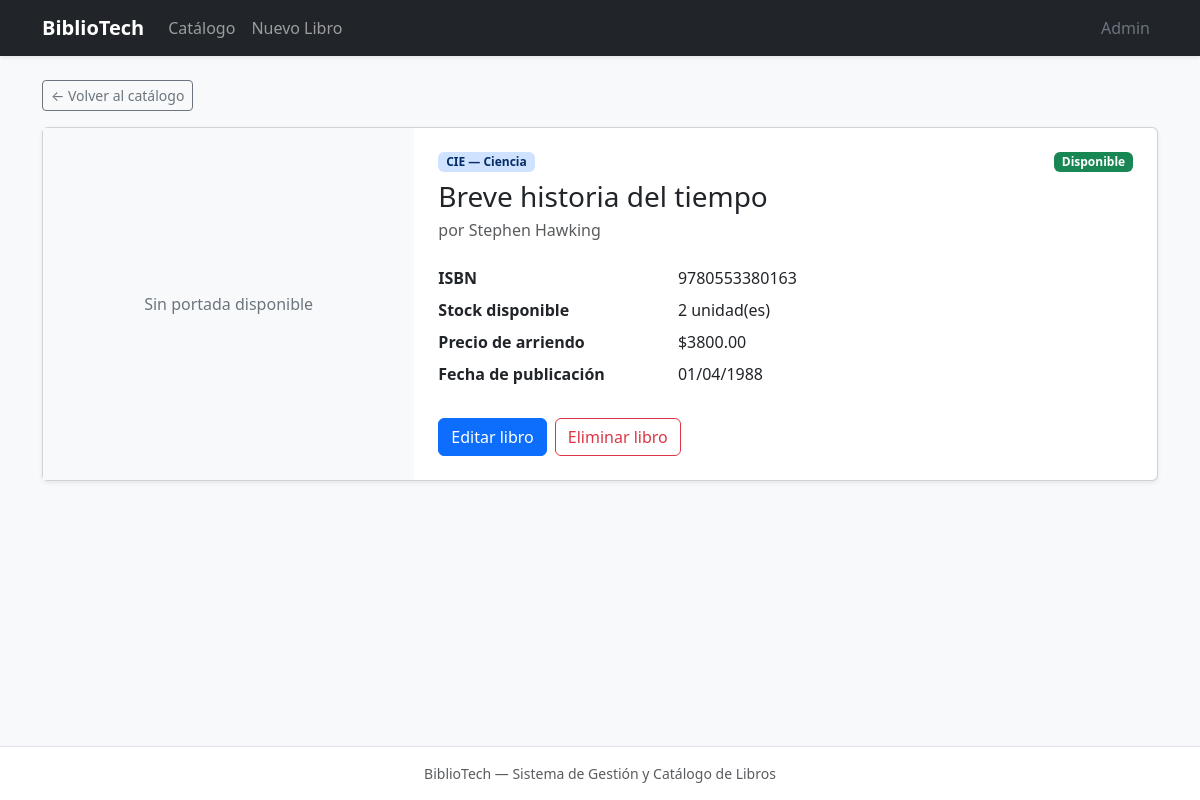
The page /libro/4/ on the database its author committed.
### libros/models.py (models this page shows, shortened)
class Libro(models.Model):
    categoria = models.ForeignKey(
        Categoria,
        on_delete=models.CASCADE,
        related_name='libros',
        verbose_name="Categoría"
    )
    titulo = models.CharField(max_length=200, verbose_name="Título")
    autor = models.CharField(max_length=150, verbose_name="Autor")
    isbn = models.CharField(max_length=13, unique=True, verbose_name="ISBN")
    stock = models.PositiveIntegerField(default=1, verbose_name="Stock")
    precio_arriendo = models.DecimalField(
        max_digits=10,
        decimal_places=2,
        verbose_name="Precio de Arriendo"
    )
    fecha_publicacion = models.DateField(verbose_name="Fecha de Publicación")
    disponible = models.BooleanField(default=True, verbose_name="Disponible para arriendo")
    portada = models.ImageField(
        upload_to='portadas/',
        blank=True,
        null=True,
        verbose_name="Portada"
    )
    class Meta:
        verbose_name = "Libro"
        verbose_name_plural = "Libros"
        ordering = ['-id']

class Categoria(models.Model):
    nombre = models.CharField(max_length=100, unique=True, verbose_name="Nombre")
    codigo = models.CharField(max_length=20, unique=True, verbose_name="Código")
    descripcion = models.TextField(blank=True, verbose_name="Descripción")
    activo = models.BooleanField(default=True, verbose_name="Estado Activo")
    class Meta:
        verbose_name = "Categoría"
        verbose_name_plural = "Categorías"
        ordering = ['nombre']

### libros/views.py (the view)
# urls.py: path('libro/<int:pk>/', LibroDetailView.as_view(), name='detalle'),
class LibroDetailView(DetailView):
    model = Libro
    queryset = Libro.objects.select_related('categoria')
    template_name = 'libros/libro_detail.html'
    context_object_name = 'libro'

### libros/templates/libros/libro_detail.html (shortened to what this page needs)
{% extends 'base.html' %}
{% block content %}
<div class="mb-3">
    <a href="{% url 'libros:lista' %}" class="btn btn-outline-secondary btn-sm">&larr; Volver al catálogo</a>
</div>
<div class="card shadow-sm">
    <div class="row g-0">
        <div class="col-md-4 bg-light d-flex align-items-center justify-content-center p-3">
            {% if libro.portada %}
                <img src="{{ libro.portada.url }}" alt="Portada de {{ libro.titulo }}"
                     class="img-fluid rounded" style="max-height: 400px; object-fit: cover;">
            {% else %}
                <div class="text-secondary text-center py-5">
                    <span>Sin portada disponible</span>
                </div>
            {% endif %}
        </div>
        <div class="col-md-8">
            <div class="card-body p-4">
                <div class="d-flex justify-content-between align-items-start mb-2">
                    <span class="badge bg-primary-subtle text-primary-emphasis">
                        {{ libro.categoria.codigo }} — {{ libro.categoria.nombre }}
                    </span>
                    {% if libro.disponible %}
                        <span class="badge bg-success">Disponible</span>
                    {% else %}
                        <span class="badge bg-secondary">No disponible</span>
                    {% endif %}
                </div>
                <h1 class="h3 card-title mb-1">{{ libro.titulo }}</h1>
                <p class="text-muted mb-4">por {{ libro.autor }}</p>
                <dl class="row mb-4">
                    <dt class="col-sm-4">ISBN</dt>
                    <dd class="col-sm-8">{{ libro.isbn }}</dd>
                    <dt class="col-sm-4">Stock disponible</dt>
                    <dd class="col-sm-8">{{ libro.stock }} unidad(es)</dd>
                    <dt class="col-sm-4">Precio de arriendo</dt>
                    <dd class="col-sm-8">${{ libro.precio_arriendo }}</dd>
                    <dt class="col-sm-4">Fecha de publicación</dt>
                    <dd class="col-sm-8">{{ libro.fecha_publicacion|date:"d/m/Y" }}</dd>
                </dl>
                <div class="d-flex gap-2">
                    <a href="{% url 'libros:editar' libro.pk %}" class="btn btn-primary">Editar libro</a>
                    <a href="{% url 'libros:eliminar' libro.pk %}" class="btn btn-outline-danger">Eliminar libro</a>
                </div>
            </div>
        </div>
    </div>
</div>
{% endblock %}

### rows shown on the page
Libro: categoria.codigo "CIE", categoria.nombre "Ciencia", titulo "Breve historia del tiempo", autor "Stephen Hawking", isbn "9780553380163", stock "2", precio_arriendo "3800.00", fecha_publicacion "01/04/1988"
